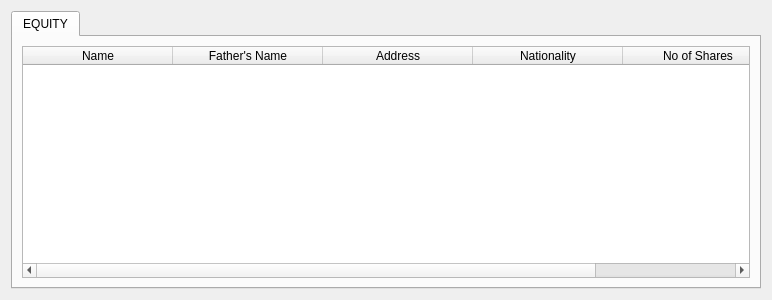
<?xml version="1.0" encoding="UTF-8"?>
<ui version="4.0">
 <class>Form</class>
 <widget class="QWidget" name="Form">
  <property name="geometry">
   <rect>
    <x>0</x>
    <y>0</y>
    <width>772</width>
    <height>300</height>
   </rect>
  </property>
  <property name="windowTitle">
   <string>Form</string>
  </property>
  <layout class="QGridLayout" name="gridLayout">
   <item row="0" column="0">
    <widget class="QTabWidget" name="TabWidget">
     <property name="font">
      <font>
       <stylestrategy>PreferAntialias</stylestrategy>
      </font>
     </property>
     <property name="currentIndex">
      <number>0</number>
     </property>
     <widget class="QWidget" name="equity">
      <attribute name="title">
       <string>EQUITY</string>
      </attribute>
      <layout class="QGridLayout" name="gridLayout_2">
       <item row="0" column="0">
        <widget class="QTableWidget" name="tableWidget">
         <property name="font">
          <font>
           <stylestrategy>PreferAntialias</stylestrategy>
          </font>
         </property>
         <property name="alternatingRowColors">
          <bool>true</bool>
         </property>
         <attribute name="horizontalHeaderDefaultSectionSize">
          <number>150</number>
         </attribute>
         <column>
          <property name="text">
           <string>Name</string>
          </property>
         </column>
         <column>
          <property name="text">
           <string>Father's Name</string>
          </property>
         </column>
         <column>
          <property name="text">
           <string>Address</string>
          </property>
         </column>
         <column>
          <property name="text">
           <string>Nationality</string>
          </property>
         </column>
         <column>
          <property name="text">
           <string>No of Shares</string>
          </property>
         </column>
        </widget>
       </item>
      </layout>
     </widget>
    </widget>
   </item>
  </layout>
 </widget>
 <resources/>
 <connections/>
</ui>
